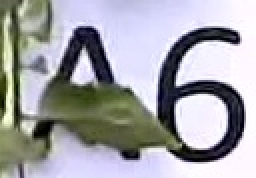
#> input picture school_project/vision/output6.jpg, 128 x 89 px (shown 2 times larger)
$ python project.py
#> lines starting #> are read from the running program, lines starting #| are printed output that depends on the picture; after the words box and inside, x2 and y2 are one past the last pixel; in counts of white or black regions, pixels touching at a corner belong together
import cv2
import numpy as np
import pytesseract

ori_img = cv2.imread('./output6.jpg')
#> ori_img is the input picture: shape (89, 128, 3); mean B, G, R 168.1, 163.3, 162.8
img = cv2.cvtColor(ori_img,cv2.COLOR_BGR2GRAY)
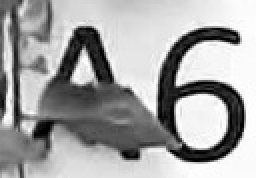
#> img: shape (89, 128) (shown 2 times larger); min 0, max 254, mean 163.7

height, width = img.shape[:2]
#> height = 89; width = 128
(_, thresh) = cv2.threshold(img, 150, 255, cv2.THRESH_BINARY)
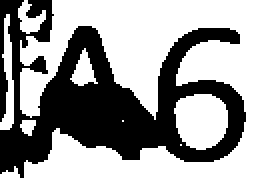
#> thresh: shape (89, 128) (shown 2 times larger); 59.6% white; 1 black region, box (x1, y1, x2, y2) and area: (0, 0, 123, 89) 4606
kernel = np.ones((2,2), np.uint8)# 形态学处理:定义矩形结构cv2.getStructuringElement(cv2.MORPH_RECT, (3, 3))
closed = cv2.morphologyEx(thresh, cv2.MORPH_CLOSE, kernel)# 闭运算：迭代5次cv2.erode(thresh, kernel, iterations = 1)
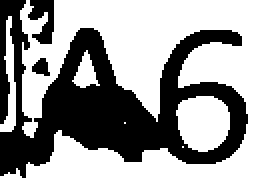
#> closed: shape (89, 128) (shown 2 times larger); 58.7% white; 3 black regions, box (x1, y1, x2, y2) and area: (0, 0, 124, 89) 4466, (14, 0, 27, 22) 183, (16, 29, 25, 38) 54
#print(closed.shape)

height, width = closed.shape[:2]
v = [0]*width
#> v = 128 values from 0 to 0
z = [0]*height
#> z = 89 values from 0 to 0
a = 0

split_point = 0
#垂直投影：统计并存储每一列的黑点数
for x in range(0, width):
    for y in range(0, height):
        if closed[y,x] == 255:
            a = a + 1
        else :
            continue
    if x>0.3*width and x<0.7*width and a>split_point:
        split_point = a
    v[x] = a
    a = 0
#> after the loop, split_point = 75
print('split_point=',split_point)
#| split_point= 75
print('height=',height)
#| height= 89

#创建空白图片，绘制垂直投影图
roiList = []
startIndex = 0
endIndex = 0
inBlock = False


l = len(v)
#> l = 128
emptyImage = np.zeros((height, width, 3), np.uint8)
for x in range(0,width):
    #print(v[x])
    if v[x] < split_point and inBlock==False:
        inBlock = True
        startIndex = x
    elif (v[x] >= split_point or x==width-1) and inBlock==True:
        inBlock = False
        endIndex = x
        crop_img = img[:,startIndex:endIndex]
        cv2.imshow('crop_img%d'%len(roiList), crop_img)
        roiList.append(crop_img)

    for y in range(0, v[x]):
        b = (255,255,255)
        emptyImage[y,x] = b
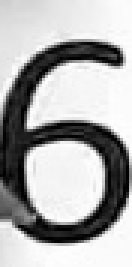
#> crop_img: shape (89, 44) (shown 3 times larger); min 0, max 254, mean 172.7
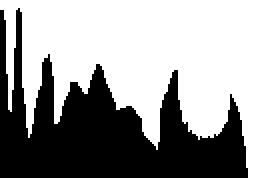
#> emptyImage: shape (89, 128, 3) (shown 2 times larger); 58.7% white; 1 black region, box (x1, y1, x2, y2) and area: (0, 4, 124, 89) 4703
#> after the loop, endIndex = 123; inBlock = False; roiList = 2 items; startIndex = 79

if len(roiList)>=2:
#> (the run stopped early here; a loop or call above may not have finished)

$ run again, with school_project/vision/output1.jpg copied over school_project/vision/output6.jpg
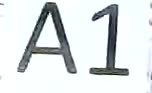
#> input picture school_project/vision/output1.jpg, 152 x 93 px
#> ori_img is the input picture: shape (93, 152, 3); mean B, G, R 225.8, 225.2, 219.2
#> `(_, thresh) = cv2.threshold(img, 150, 255, cv2.THRESH_BINARY)`:
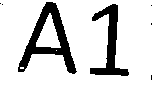
#> thresh: shape (93, 152); 83.8% white; 7 black regions (5 under 20 px), largest, box (x1, y1, x2, y2) and area: (18, 2, 77, 74) 1346, (90, 4, 129, 76) 932
#> closed: shape (93, 152); 83.9% white; 2 black regions, box (x1, y1, x2, y2) and area: (19, 3, 77, 75) 1345, (91, 5, 130, 77) 931
#| split_point= 93
#| height= 93
#> after the loop `for x in range(0,width):`:
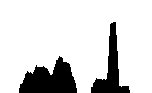
#> emptyImage: shape (93, 152, 3); 83.9% white; 2 black regions, box (x1, y1, x2, y2) and area: (19, 56, 77, 93) 1345, (91, 22, 130, 93) 931
#> after the loop `for x in range(0,width):`: endIndex = 130; inBlock = False; roiList = 2 items; startIndex = 91

$ run again, with school_project/vision/output4.jpg copied over school_project/vision/output6.jpg
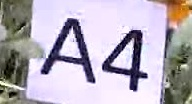
#> input picture school_project/vision/output4.jpg, 192 x 104 px
#> ori_img is the input picture: shape (104, 192, 3); mean B, G, R 185.4, 173.7, 181.6
#> thresh: shape (104, 192); 64.9% white; 10 black regions (5 under 20 px), largest, box (x1, y1, x2, y2) and area: (0, 0, 33, 88) 2237, (148, 0, 192, 104) 2129, (41, 18, 95, 83) 1141, (102, 30, 148, 91) 1037, (0, 84, 53, 104) 443
#> closed: shape (104, 192); 65.1% white; 9 black regions (4 under 20 px), largest, box (x1, y1, x2, y2) and area: (0, 0, 34, 89) 2305, (149, 0, 192, 104) 2076, (42, 19, 96, 84) 1139, (103, 31, 149, 92) 1036, (0, 85, 47, 104) 402
#| split_point= 104
#| height= 104
#> after the loop `for x in range(0,width):`:
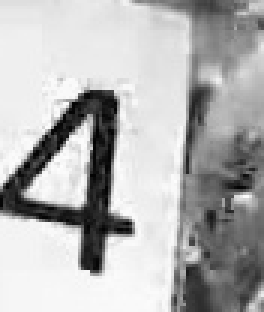
#> crop_img: shape (104, 88) (shown 3 times larger); min 2, max 253, mean 178.9
#> after the loop `for x in range(0,width):`:
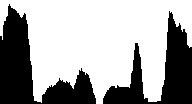
#> emptyImage: shape (104, 192, 3); 65.1% white; 2 black regions, box (x1, y1, x2, y2) and area: (0, 4, 96, 104) 3856, (103, 11, 192, 104) 3119
#> after the loop `for x in range(0,width):`: endIndex = 191; inBlock = False; roiList = 2 items; startIndex = 103
